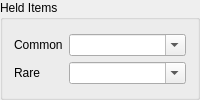
                   <widget class="QGroupBox" name="groupBox_heldItems">
                    <property name="title">
                     <string>Held Items</string>
                    </property>
                    <layout class="QFormLayout" name="formLayout_heldItems">
                     <property name="formAlignment">
                      <set>Qt::AlignCenter</set>
                     </property>
                     <item row="0" column="0">
                      <widget class="QLabel" name="label_23">
                       <property name="text">
                        <string>Common</string>
                       </property>
                      </widget>
                     </item>
                     <item row="1" column="0">
                      <widget class="QLabel" name="label_24">
                       <property name="text">
                        <string>Rare</string>
                       </property>
                      </widget>
                     </item>
                     <item row="0" column="1">
                      <widget class="QComboBox" name="held_item_common">
                       <property name="editable">
                        <bool>true</bool>
                       </property>
                      </widget>
                     </item>
                     <item row="1" column="1">
                      <widget class="QComboBox" name="held_item_rare">
                       <property name="editable">
                        <bool>true</bool>
                       </property>
                      </widget>
                     </item>
                    </layout>
                   </widget>
